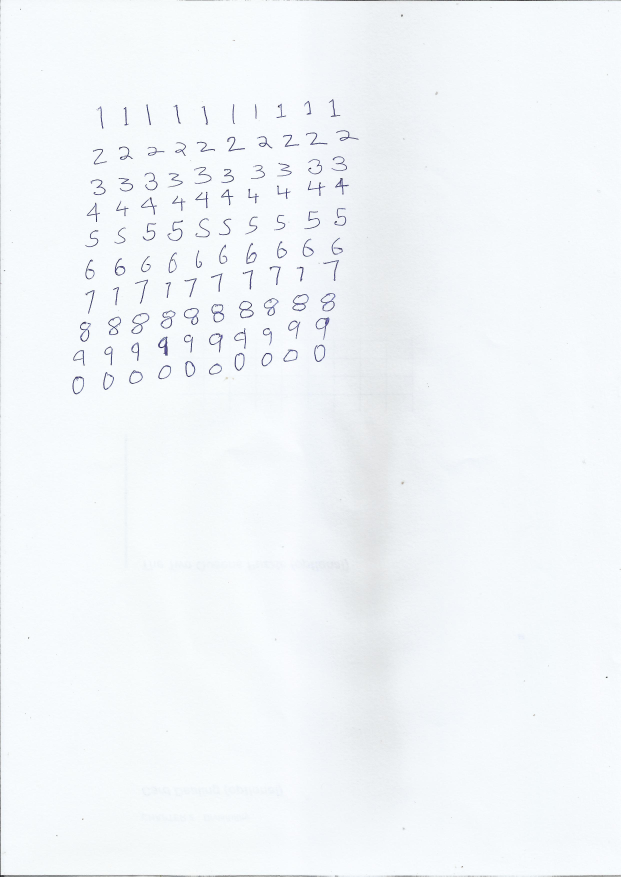
#> input picture HMWK_3/custom_train_digits.jpg, 2481 x 3507 px (shown at 1/4 size); the run also reads 1 picture not shown here
$ jupyter execute --allow-errors DigitRecon_TradML.ipynb   (shell and % lines are left out)   (older library calls are emulated)
#> lines starting #> are read from the running program, lines starting #| are printed output that depends on the picture; after the words box and inside, x2 and y2 are one past the last pixel; in counts of white or black regions, pixels touching at a corner belong together; long printed decimals are rounded
# Part 2. Digit Recognition

### Using Traditional ML Classifiers (i.e. No DL)

[cell 1]
import numpy as np
import matplotlib.pyplot as plt
import cv2
from sklearn.cluster import KMeans
from toolz import pipe
import pandas as pd

[cell 2]
from PIL import Image
from numpy import asarray


def imresize(arr,size):
	img=Image.fromarray(arr)
	img=img.resize(size)
	return asarray(img)

[cell 3]
# -*- coding: utf-8 -*-
"""
Created on Sat Nov 21 14:38:53 2015

@author: Pavitrakumar

"""

import numpy as np
# from scipy.misc.pilutil import imresize
from PIL import Image
import cv2  # version 3.2.0
from skimage.feature import hog
from matplotlib import pyplot as plt
from sklearn.model_selection import train_test_split
from sklearn.metrics import accuracy_score
from sklearn.utils import shuffle

DIGIT_WIDTH = 10
DIGIT_HEIGHT = 20
IMG_HEIGHT = 28
IMG_WIDTH = 28
CLASS_N = 10  # 0-9


# This method splits the input training image into small cells (of a single digit) and uses these cells as training data.
# The default training image (MNIST) is a 1000x1000 size image and each digit is of size 10x20. so we divide 1000/10 horizontally and 1000/20 vertically.
# [19 lines left out: functions split2d, load_digits, not called in this run]


def pixels_to_hog_20(img_array):
    hog_featuresData = []
    for img in img_array:
        fd = hog(img,
                 orientations=10,
                 pixels_per_cell=(5, 5),
                 cells_per_block=(1, 1))
        hog_featuresData.append(fd)
    hog_features = np.array(hog_featuresData, 'float64')
    return np.float32(hog_features)


# define a custom model in a similar class wrapper with train and predict methods
class KNN_MODEL():
    def __init__(self, k=3):
        self.k = k
        self.model = cv2.ml.KNearest_create()

    def train(self, samples, responses):
        self.model.train(samples, cv2.ml.ROW_SAMPLE, responses)

    def predict(self, samples):
        retval, results, neigh_resp, dists = self.model.findNearest(samples, self.k)
        return results.ravel()


class SVM_MODEL():
    def __init__(self, num_feats, C=1, gamma=0.1):
        self.model = cv2.ml.SVM_create()
        self.model.setType(cv2.ml.SVM_C_SVC)
        self.model.setKernel(cv2.ml.SVM_RBF)  # SVM_LINEAR, SVM_RBF
        self.model.setC(C)
        self.model.setGamma(gamma)
        self.features = num_feats

    def train(self, samples, responses):
        self.model.train(samples, cv2.ml.ROW_SAMPLE, responses)

    def predict(self, samples):
        results = self.model.predict(samples.reshape(-1, self.features))
        return results[1].ravel()


def get_digits(contours, hierarchy):
    hierarchy = hierarchy[0]
    bounding_rectangles = [cv2.boundingRect(ctr) for ctr in contours]
    final_bounding_rectangles = []
    # find the most common heirarchy level - that is where our digits's bounding boxes are
    u, indices = np.unique(hierarchy[:, -1], return_inverse=True)
    most_common_heirarchy = u[np.argmax(np.bincount(indices))]

    for r, hr in zip(bounding_rectangles, hierarchy):
        x, y, w, h = r
        # this could vary depending on the image you are trying to predict
        # we are trying to extract ONLY the rectangles with images in it (this is a very simple way to do it)
        # we use heirarchy to extract only the boxes that are in the same global level - to avoid digits inside other digits
        # ex: there could be a bounding box inside every 6,9,8 because of the loops in the number's appearence - we don't want that.
        # read more about it here: https://docs.opencv.org/trunk/d9/d8b/tutorial_py_contours_hierarchy.html
        if ((w * h) > 250) and (10 <= w <= 200) and (10 <= h <= 200) and hr[3] == most_common_heirarchy:
            final_bounding_rectangles.append(r)

    return final_bounding_rectangles


def proc_user_img(img_file, model):
    print('loading "%s for digit recognition" ...' % img_file)
    im = cv2.imread(img_file)
    blank_image = np.zeros((im.shape[0], im.shape[1], 3), np.uint8)
    blank_image.fill(255)

    imgray = cv2.cvtColor(im, cv2.COLOR_BGR2GRAY)
    plt.imshow(imgray)
    kernel = np.ones((5, 5), np.uint8)

    ret, thresh = cv2.threshold(imgray, 127, 255, 0)
    thresh = cv2.erode(thresh, kernel, iterations=1)
    thresh = cv2.dilate(thresh, kernel, iterations=1)
    thresh = cv2.erode(thresh, kernel, iterations=1)

    contours, hierarchy = cv2.findContours(thresh, cv2.RETR_TREE, cv2.CHAIN_APPROX_SIMPLE)

    digits_rectangles = get_digits(contours, hierarchy)  # rectangles of bounding the digits in user image

    for rect in digits_rectangles:
        x, y, w, h = rect
        cv2.rectangle(im, (x, y), (x + w, y + h), (0, 255, 0), 2)
        im_digit = imgray[y:y + h, x:x + w]
        im_digit = (255 - im_digit)
        im_digit = imresize(im_digit, (IMG_WIDTH, IMG_HEIGHT))

        hog_img_data = pixels_to_hog_20([im_digit])
        pred = model.predict(hog_img_data)
        cv2.putText(im, str(int(pred[0])), (x, y), cv2.FONT_HERSHEY_SIMPLEX, 2, (255, 0, 0), 3)
        cv2.putText(blank_image, str(int(pred[0])), (x, y), cv2.FONT_HERSHEY_SIMPLEX, 3, (255, 0, 0), 5)

    plt.imshow(im)
    cv2.imwrite("original_overlay.png", im)
    cv2.imwrite("final_digits.png", blank_image)
    # cv2.destroyAllWindows()


def get_contour_precedence(contour, cols):
    return contour[1] * cols + contour[0]  # row-wise ordering


# this function processes a custom training image
# see example : custom_train.digits.jpg
# if you want to use your own, it should be in a similar format
def load_digits_custom(img_file):
#> called with img_file = 'custom_train_digits.jpg'
    train_data = []
    train_target = []
    start_class = 1
    im = cv2.imread(img_file)
#> im is the input picture: shape (3507, 2481, 3); mean B, G, R 249.2, 246.2, 242.3
    imgray = cv2.cvtColor(im, cv2.COLOR_BGR2GRAY)
    plt.imshow(imgray)
    kernel = np.ones((5, 5), np.uint8)

    ret, thresh = cv2.threshold(imgray, 100, 255, 0)
    thresh = cv2.erode(thresh, kernel, iterations=1)
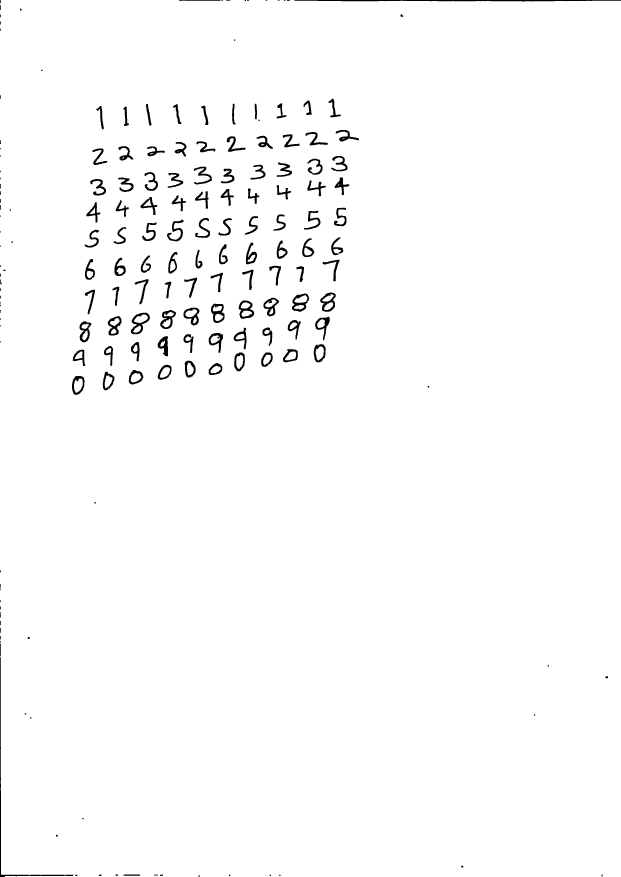
#> thresh: shape (3507, 2481) (shown at 1/4 size); 98.4% white; 193 black regions (24 under 20 px), largest, box (x1, y1, x2, y2) and area: (1178, 0, 2481, 6) 5574, (0, 2629, 118, 3507) 3620, (524, 1251, 599, 1337) 2231
    thresh = cv2.dilate(thresh, kernel, iterations=1)
    thresh = cv2.erode(thresh, kernel, iterations=1)

    contours, hierarchy = cv2.findContours(thresh, cv2.RETR_TREE, cv2.CHAIN_APPROX_SIMPLE)
#> contours = 193 contours, 9 with area under 20; largest, box (x1, y1, x2, y2) and area: (0, 0, 2481, 3507) 8683362, (523, 1250, 600, 1338) 4152, (1167, 1173, 1237, 1248) 3732, (1280, 1169, 1344, 1248) 3582, (954, 1201, 1018, 1276) 3534
    digits_rectangles = get_digits(contours, hierarchy)  # rectangles of bounding the digits in user image
#> in get_digits, `bounding_rectangles = [cv2.boundingRect(ctr) for ctr in contours]`: bounding_rectangles = 193 items, first 6: (0, 0, 2481, 3507), (793, 3500, 7, 7), (2405, 3498, 7, 8), (1116, 3498, 7, 7), (1078, 3498, 7, 7), (915, 3498, 7, 7)
#> in get_digits, `u, indices = np.unique(hierarchy[:, -1], return_inverse=True)`: u = 46 values from -1 to 185; indices = 193 values, max 45 at index 186, min 0 at index 0, mean 7.95
#> in get_digits, `most_common_heirarchy = u[np.argmax(np.bincount(indices))]`: most_common_heirarchy = 0
#> the loop in get_digits, `for r, hr in zip(bounding_rectangles, hierarchy):` made 193 passes
#> (hr, x, y, w, h) on passes 1 to 3: ([-1, -1, 1, -1], 0, 0, 2481, 3507), ([2, -1, -1, 0], 793, 3500, 7, 7), ([3, 1, -1, 0], 2405, 3498, 7, 8)
#> after the loop in get_digits, `for r, hr in zip(bounding_rectangles, hierarchy):`: final_bounding_rectangles = 100 items, first 6: (287, 1503, 52, 77), (410, 1486, 49, 76), (514, 1479, 60, 60), (630, 1458, 57, 62), (834, 1451, 56, 50), (738, 1442, 46, 69)
#> digits_rectangles has the same summary as final_bounding_rectangles in get_digits

    # sort rectangles accoring to x,y pos so that we can label them
    digits_rectangles.sort(key=lambda x: get_contour_precedence(x, im.shape[1]))

    for index, rect in enumerate(digits_rectangles):
        x, y, w, h = rect
        cv2.rectangle(im, (x, y), (x + w, y + h), (0, 255, 0), 2)
        im_digit = imgray[y:y + h, x:x + w]
        im_digit = (255 - im_digit)

        im_digit = imresize(im_digit, (IMG_WIDTH, IMG_HEIGHT))
        train_data.append(im_digit)
        train_target.append(start_class % 10)

        if index > 0 and (index + 1) % 10 == 0:
            start_class += 1
#> this loop made 100 passes
#> (x, y, w, h) on passes 1 to 4: (1313, 394, 51, 76), (1213, 401, 35, 60), (1106, 412, 41, 63), (927, 414, 16, 85)
#> after the loop, start_class = 11; train_data = 100 items; train_target = 100 values, max 9 at index 80, min 0 at index 90, mean 4.5
    cv2.imwrite("training_box_overlay.png", im)

    return np.array(train_data), np.array(train_target)


# ------------------data preparation--------------------------------------------

TRAIN_MNIST_IMG = 'digits.png'
#TRAIN_USER_IMG = 'digits/1.jpeg'
TRAIN_USER_IMG = 'custom_train_digits.jpg'
TEST_USER_IMG = 'digitsTest/Rivers.jpeg'

# digits, labels = load_digits(TRAIN_MNIST_IMG) #original MNIST data (not good detection)
digits, labels = load_digits_custom(
    TRAIN_USER_IMG)  # my handwritten dataset (better than MNIST on my handwritten digits)
#> labels has the same summary as train_target in load_digits_custom

print('train data shape', digits.shape)
#| train data shape (100, 28, 28)
print('test data shape', labels.shape)
#| test data shape (100,)

digits, labels = shuffle(digits, labels, random_state=256)
#> labels = 100 values, max 9 at index 0, min 0 at index 32, mean 4.5
train_digits_data = pixels_to_hog_20(digits)
#> the loop in pixels_to_hog_20, `for img in img_array:` made 100 passes
#> after the loop in pixels_to_hog_20, `for img in img_array:`: hog_featuresData = 100 items
print(train_digits_data)
#> (printed output is left out)
X_train, X_test, y_train, y_test = train_test_split(train_digits_data, labels, test_size=0.33, random_state=42)
#> y_train = 67 values, max 9 at index 2, min 0 at index 3, mean 4.34; y_test = 33 values, max 9 at index 2, min 0 at index 13, mean 4.82

# ------------------training and testing----------------------------------------

model = KNN_MODEL(k=3)
model.train(X_train, y_train)
preds = model.predict(X_test)
#> in predict, `retval, results, neigh_resp, dists = self.model.findNearest(samples, s..`: retval = 3; results = 33 values, max 9 at index 1, min 0 at index 8, mean 4.21; neigh_resp = 33 rows, first 8: [8, 3, 6], [9, 8, 9], [9, 8, 8], [6, 6, 6], [5, 5, 5], [5, 5, 5], [8, 2, 3], [1, 1, 1]; dists = 33 rows, first 8: [9.95, 12.07, 13.79], [12.48, 15.07, 15.07], [12.47, 13.21, 13.67], [9.63, 11.07, 12.84], [11.49, 11.58, 12.67], [11.58, 15.18, 16.15], [17.34, 20.55, 20.68], [13.42, 13.79, 17.22]
#> preds has the same summary as results in predict
print('Accuracy: ', accuracy_score(y_test, preds))
#| Accuracy:  0.8182

model = KNN_MODEL(k=4)
model.train(train_digits_data, labels)
proc_user_img(TEST_USER_IMG, model)
#> in proc_user_img, `contours, hierarchy = cv2.findContours(thresh, cv2.RETR_TREE, cv2.CHAI..`: contours = 328 contours, 86 with area under 20; largest, box (x1, y1, x2, y2) and area: (0, 0, 1234, 660) 712616, (108, 356, 214, 480) 9975, (573, 341, 655, 475) 7323, (684, 343, 768, 489) 6920, (822, 378, 899, 482) 4119
#> the loop in get_digits (call 2), `for r, hr in zip(bounding_rectangles, hierarchy):` made 328 passes
#> (r, hr) on passes 4 to 6: ((23, 610, 2, 2), [4, 2, -1, -1]), ((0, 588, 4, 2), [5, 3, -1, -1]), ((0, 556, 2, 1), [6, 4, -1, -1])
#> the loop in proc_user_img, `for rect in digits_rectangles:` made 29 passes
#> rect on passes 1 to 4: (929, 421, 18, 23), (665, 420, 23, 18), (661, 405, 22, 12), (926, 397, 17, 24)
#> after the loop in proc_user_img, `for rect in digits_rectangles:`:
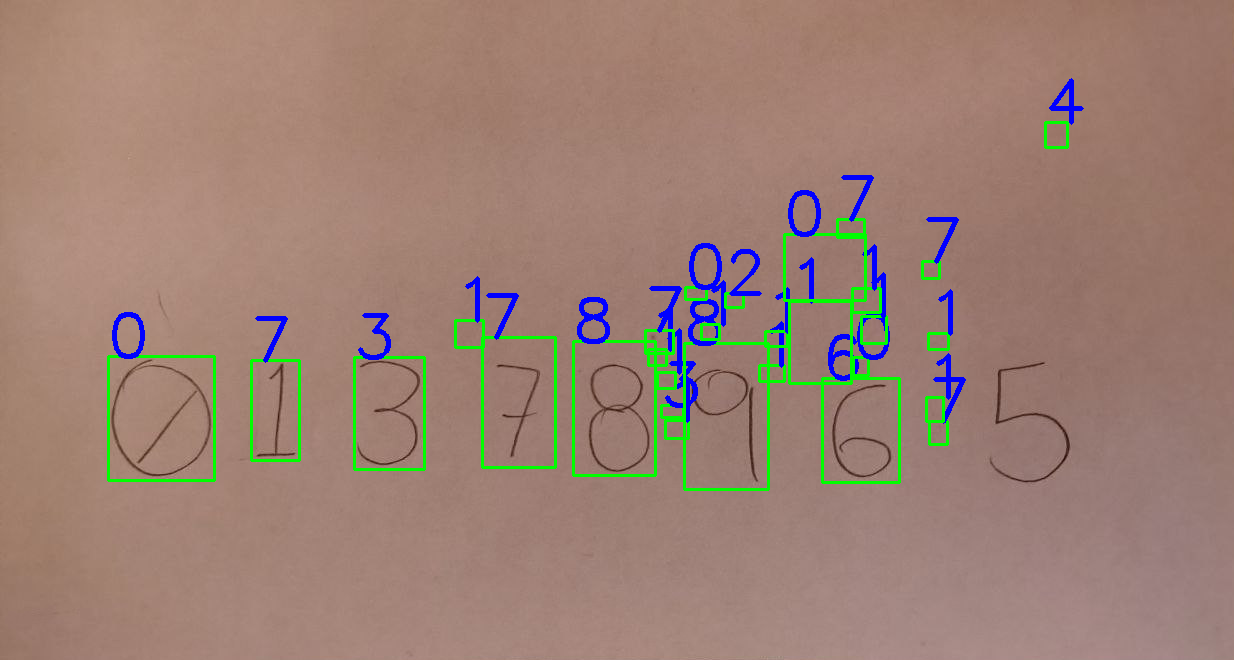
#> im: shape (660, 1234, 3); mean B, G, R 115.8, 128.1, 156.2

model = SVM_MODEL(num_feats=train_digits_data.shape[1])
model.train(X_train, y_train)
preds = model.predict(X_test)
print('Accuracy: ', accuracy_score(y_test, preds))
#| Accuracy:  0.7576

model = SVM_MODEL(num_feats=train_digits_data.shape[1])
model.train(train_digits_data, labels)
proc_user_img(TEST_USER_IMG, model)
#> call 2 of proc_user_img, with img_file = 'digitsTest/Rivers.jpeg'
#> the loop in proc_user_img (call 2), `for rect in digits_rectangles:` made 29 passes
#> after the loop in proc_user_img (call 2), `for rect in digits_rectangles:`:
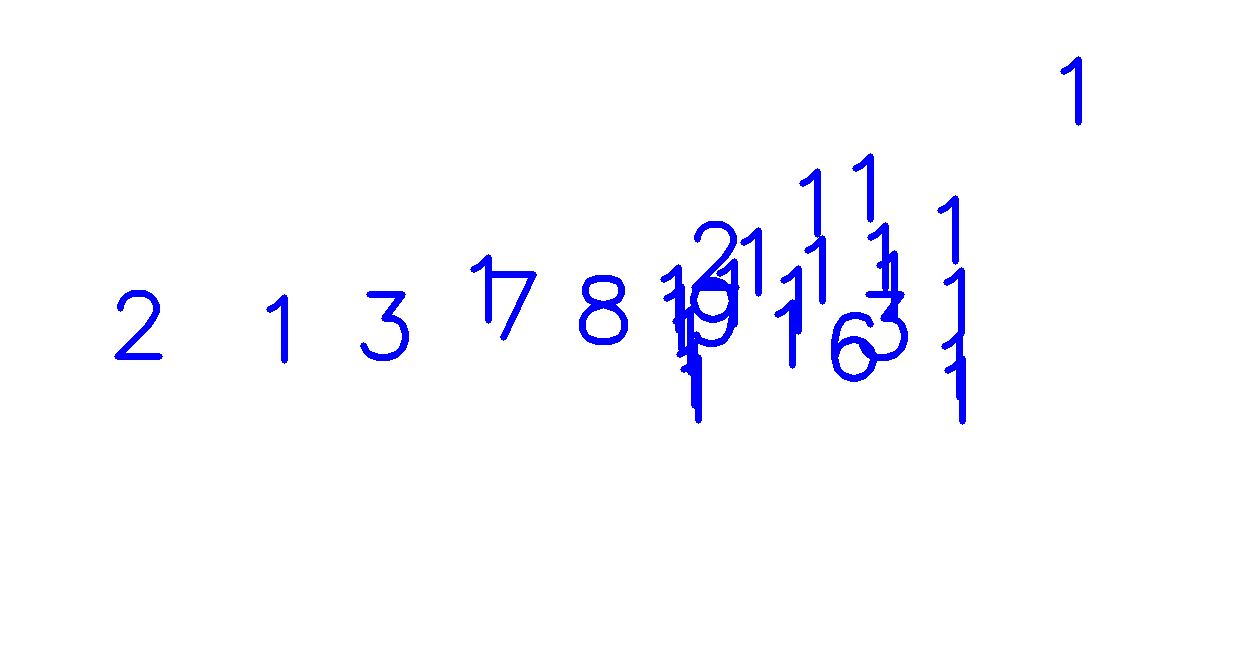
#> blank_image: shape (660, 1234, 3); mean of channels 0, 1, 2 255, 248.8, 248.8; drawn as B, G, R

# ------------------------------------------------------------------------------
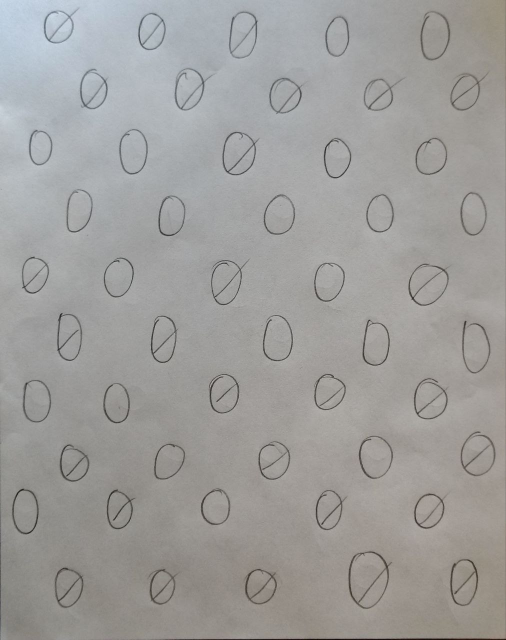
#> input picture HMWK_3/digits/0.jpeg, 1012 x 1280 px (shown at 1/2 size)
#> in process_images_and_display, image is the input picture: shape (1280, 1012, 3); mean B, G, R 155.7, 157.6, 158.6

<hr />

[cell 4]
def get_hu_moments(contour):
    moments = cv2.moments(contour)
    hu_moments = cv2.HuMoments(moments).flatten()
    return hu_moments

def get_euler_number(image):
    _, binary_image = cv2.threshold(image, 128, 255, cv2.THRESH_BINARY_INV)
    num_labels, labels, stats, centroids = cv2.connectedComponentsWithStats(binary_image, connectivity=8)
    euler_number = num_labels - 1  # Subtract 1 for the background
    return euler_number

def extract_features_and_display(image):
    features = []
    gray = cv2.cvtColor(image, cv2.COLOR_BGR2GRAY)
    _, binary = cv2.threshold(gray, 128, 255, cv2.THRESH_BINARY_INV)
    contours, _ = cv2.findContours(binary, cv2.RETR_EXTERNAL, cv2.CHAIN_APPROX_SIMPLE)

    # Draw contours on the image
    image_contours = image.copy()
    cv2.drawContours(image_contours, contours, -1, (0, 255, 0), 2)
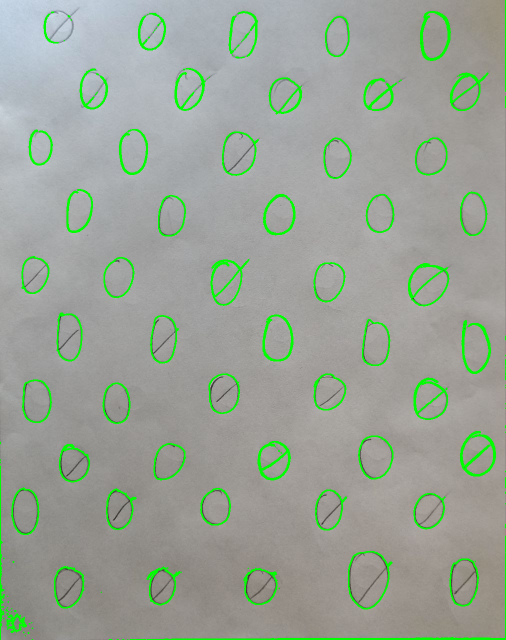
#> image_contours: shape (1280, 1012, 3) (shown at 1/2 size); 4.15% of pixels changed, all inside (x1, y1, x2, y2) = (0, 0, 1012, 1280)

    plt.imshow(cv2.cvtColor(image_contours, cv2.COLOR_BGR2RGB))
    plt.title('Detected Contours')
    plt.axis('off')
    plt.show()

    for contour in contours:
# [7 lines of commented-out code are left out]


        hu_moments = get_hu_moments(contour)
        x, y, w, h = cv2.boundingRect(contour)
        digit_image = binary[y:y+h, x:x+w]
        euler_number = get_euler_number(digit_image)
        features.append(np.append(hu_moments, euler_number))
#> this loop made 217 passes
#> contour on passes 1 to 3: [[271, 1279], [291, 1279]], [[260, 1279], [269, 1279]], [[255, 1279]]

    return features

def process_images_and_display(image_paths, digit_labels):
    all_features = []
    for path, digit in zip(image_paths, digit_labels):
        image = cv2.imread(path)
        features = extract_features_and_display(image)
        for feature in features:
            all_features.append([digit] + feature.tolist())
#> this loop made 217 passes
    return all_features

# Load 10 images (each containing 50 samples)
image_paths = [f"digits/{digit}.jpeg" for digit in range(10)]
digit_labels = [0, 1, 2, 3, 4, 5, 6, 7, 8, 9]  # Assuming each image corresponds to a digit from 0 to 9

# Process the images and extract features
#> (the rest of this cell did not finish here and is left out)
